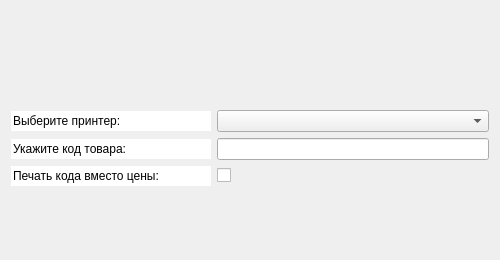
<?xml version="1.0" encoding="UTF-8"?>
<ui version="4.0">
 <class>thermal_printer</class>
 <widget class="QWidget" name="thermal_printer">
  <property name="geometry">
   <rect>
    <x>0</x>
    <y>0</y>
    <width>500</width>
    <height>260</height>
   </rect>
  </property>
  <property name="windowTitle">
   <string>Печать ценников на термопринтере</string>
  </property>
  <layout class="QGridLayout" name="gridLayout">
   <item row="0" column="0">
    <layout class="QVBoxLayout" name="main_l">
     <item>
      <layout class="QHBoxLayout" name="buttons_l">
       <item>
        <widget class="QPushButton" name="print_btn">
         <property name="sizePolicy">
          <sizepolicy hsizetype="Fixed" vsizetype="Fixed">
           <horstretch>30</horstretch>
           <verstretch>30</verstretch>
          </sizepolicy>
         </property>
         <property name="minimumSize">
          <size>
           <width>30</width>
           <height>30</height>
          </size>
         </property>
         <property name="maximumSize">
          <size>
           <width>30</width>
           <height>30</height>
          </size>
         </property>
         <property name="toolTip">
          <string>Печать</string>
         </property>
         <property name="text">
          <string/>
         </property>
         <property name="icon">
          <iconset resource="../../../icons/icons.qrc">
           <normaloff>:/icons/printer.ico</normaloff>:/icons/printer.ico</iconset>
         </property>
         <property name="iconSize">
          <size>
           <width>30</width>
           <height>30</height>
          </size>
         </property>
         <property name="flat">
          <bool>true</bool>
         </property>
        </widget>
       </item>
       <item>
        <widget class="QPushButton" name="printDialog_btn">
         <property name="sizePolicy">
          <sizepolicy hsizetype="Minimum" vsizetype="Minimum">
           <horstretch>0</horstretch>
           <verstretch>0</verstretch>
          </sizepolicy>
         </property>
         <property name="maximumSize">
          <size>
           <width>0</width>
           <height>0</height>
          </size>
         </property>
         <property name="text">
          <string/>
         </property>
         <property name="shortcut">
          <string>Ctrl+P</string>
         </property>
        </widget>
       </item>
      </layout>
     </item>
     <item>
      <layout class="QHBoxLayout" name="printer_l">
       <item>
        <widget class="QLineEdit" name="d_printer">
         <property name="sizePolicy">
          <sizepolicy hsizetype="Fixed" vsizetype="Fixed">
           <horstretch>0</horstretch>
           <verstretch>0</verstretch>
          </sizepolicy>
         </property>
         <property name="minimumSize">
          <size>
           <width>200</width>
           <height>0</height>
          </size>
         </property>
         <property name="maximumSize">
          <size>
           <width>200</width>
           <height>16777215</height>
          </size>
         </property>
         <property name="text">
          <string>Выберите принтер:</string>
         </property>
         <property name="frame">
          <bool>false</bool>
         </property>
         <property name="readOnly">
          <bool>true</bool>
         </property>
        </widget>
       </item>
       <item>
        <widget class="QComboBox" name="printer_list"/>
       </item>
      </layout>
     </item>
     <item>
      <layout class="QHBoxLayout" name="code_l">
       <item>
        <widget class="QLineEdit" name="d_product_code">
         <property name="sizePolicy">
          <sizepolicy hsizetype="Fixed" vsizetype="Fixed">
           <horstretch>0</horstretch>
           <verstretch>0</verstretch>
          </sizepolicy>
         </property>
         <property name="minimumSize">
          <size>
           <width>200</width>
           <height>0</height>
          </size>
         </property>
         <property name="maximumSize">
          <size>
           <width>200</width>
           <height>16777215</height>
          </size>
         </property>
         <property name="text">
          <string>Укажите код товара:</string>
         </property>
         <property name="frame">
          <bool>false</bool>
         </property>
         <property name="readOnly">
          <bool>true</bool>
         </property>
        </widget>
       </item>
       <item>
        <widget class="QLineEdit" name="code_line"/>
       </item>
      </layout>
     </item>
     <item>
      <layout class="QHBoxLayout" name="code_or_price_l">
       <item>
        <widget class="QLineEdit" name="d_code_or_price">
         <property name="sizePolicy">
          <sizepolicy hsizetype="Fixed" vsizetype="Fixed">
           <horstretch>0</horstretch>
           <verstretch>0</verstretch>
          </sizepolicy>
         </property>
         <property name="minimumSize">
          <size>
           <width>200</width>
           <height>0</height>
          </size>
         </property>
         <property name="maximumSize">
          <size>
           <width>200</width>
           <height>16777215</height>
          </size>
         </property>
         <property name="text">
          <string>Печать кода вместо цены:</string>
         </property>
         <property name="frame">
          <bool>false</bool>
         </property>
         <property name="readOnly">
          <bool>true</bool>
         </property>
        </widget>
       </item>
       <item>
        <widget class="QCheckBox" name="code_or_price_checkbox">
         <property name="text">
          <string/>
         </property>
        </widget>
       </item>
      </layout>
     </item>
     <item>
      <layout class="QGridLayout" name="template_label_l"/>
     </item>
    </layout>
   </item>
  </layout>
 </widget>
 <resources>
  <include location="../../../icons/icons.qrc"/>
 </resources>
 <connections/>
</ui>
